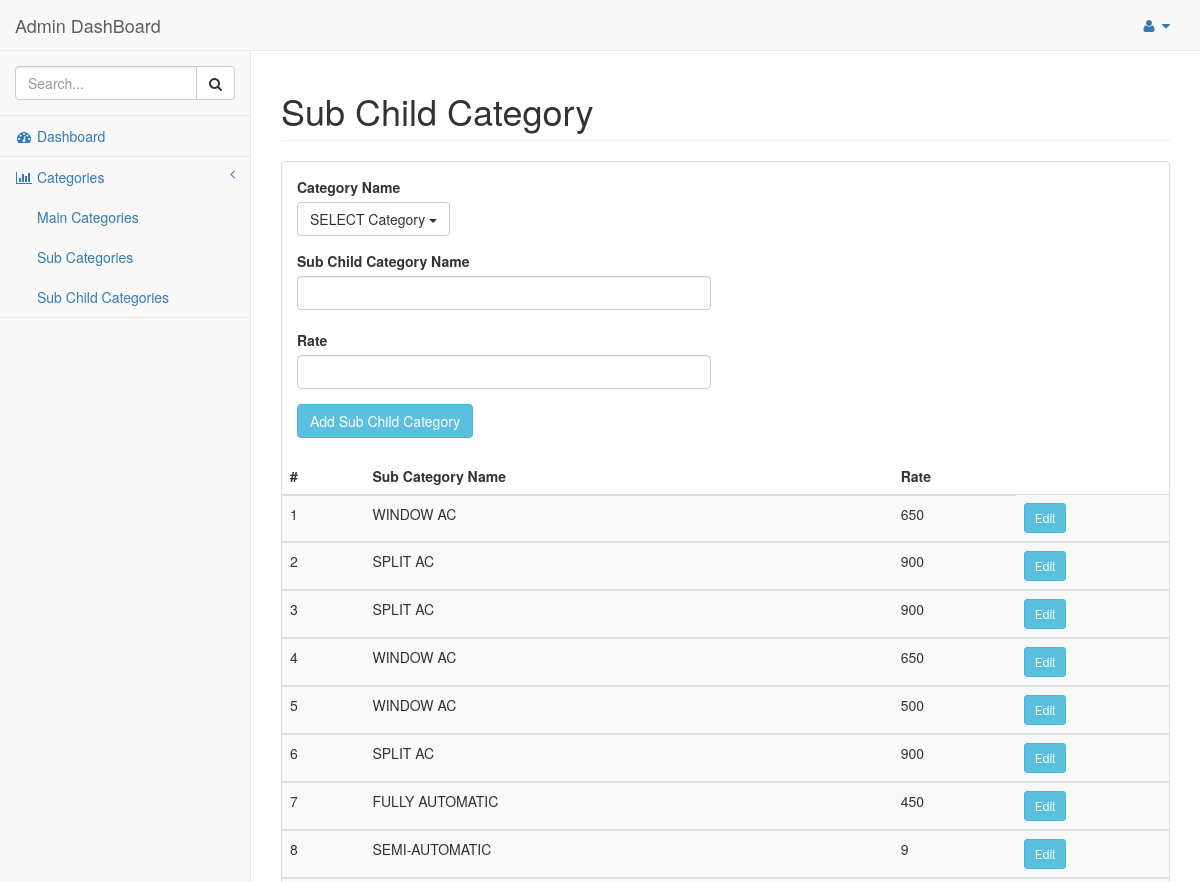
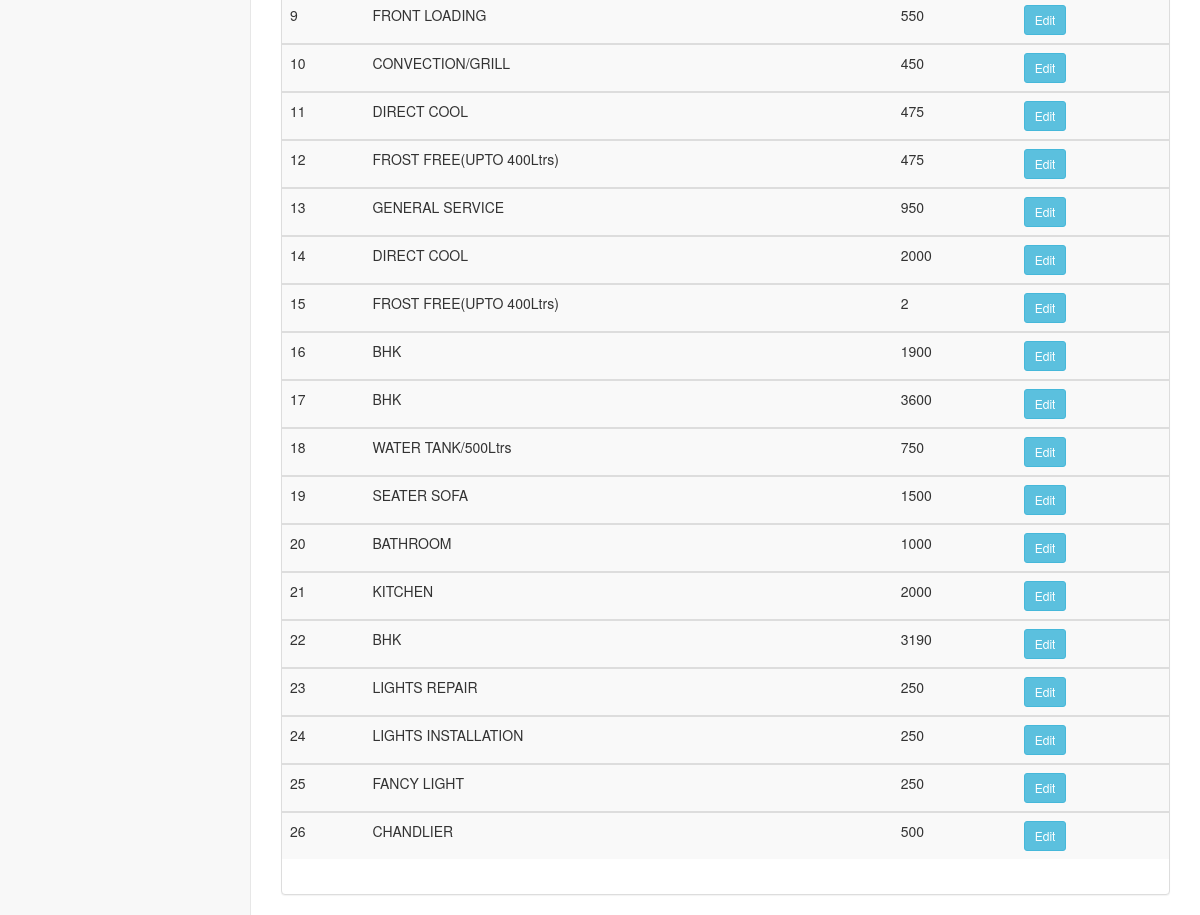
The app's page /subChildCategory.php (signed in) with its own data (2 pictures, top to bottom).
### tables this page shows
CREATE TABLE `sub_child_categories` (
  `id` int(11) NOT NULL,
  `sub_category_id` int(11) NOT NULL,
  `sub_child_category_name` varchar(100) NOT NULL,
  `rate` double NOT NULL
);

### classes/connectionClass.php (called while the page is built, shortened)
<?php
   	class connection {
   	   		public function __construct() {
   				$this->con = mysqli_connect(DB_SERVER,DB_USERNAME,DB_PASSWORD,DB_DATABASE);
   		}
   }
?>

### classes/servicesClass.php (called while the page is built, shortened)
<?php
	include_once 'connectionClass.php';
	class Service extends connection {
		public function allSubChildCategories(){
			$query = mysqli_query($this->con,"SELECT * from sub_child_categories");
			return $query;
		}
	}
 ?>

### subChildCategory.php (the view, shortened to what this page needs)
<?php
    include 'header.php';
    include 'sidebar.php';
    include 'classes/servicesClass.php';
?>
 <div id="page-wrapper">
            <div class="row">
                <div class="col-lg-12">
                    <h1 class="page-header">Sub Child Category</h1>
                </div>
            </div>
         <div class="row">
                <div class="col-lg-12">
                    <div class="panel panel-default">
                         <div class="panel-body">
                                <div class="row">
                                     <div class="col-lg-6">
                                             <div class="form-group">
                                                    <label class="control-label" for="inputSuccess">Category Name</label>
                                                    <div class="dropdown">
                                                        <button id="buttonname" class="btn btn-default dropdown-toggle" type="button" data-toggle="dropdown"><span id="hash">SELECT Category</span>
                                                        <span class="caret"></span></button>
                                                      </div>
                                                    </div>
                                             <form  method="post" role="form" action="subChildCategory.php">
                                                    <div class="form-group has-info">
                                                        <label class="control-label" for="inputSuccess">Sub Child Category Name</label>
                                                        <input type="text" class="form-control" id="inputSuccess" name="sub_child_category_name">
                                                        <br>
                                                       <div class="form-group">
                                                            <label class="control-label" for="inputSuccess">Rate</label>
                                                            <input type="text" class="form-control" id="inputSuccess" name="rate">
                                                       </div>
                                                    </div>
                                                        <input type="submit" class="btn btn-info" name="submit" value="Add Sub Child Category">
                                            </form>
                                            <br>
                                        </div>
                                            <div class="row">
                                            <div class="col-lg-12">
                                                <div class="table-responsive">
                                            <table class="table table-striped">
                                                <thead>
                                                    <tr>
                                                        <th>#</th>
                                                        <th>Sub Category Name</th>
                                                        <th>Rate</th>
                                                    </tr>
                                                </thead>
                                                <tbody>
                                                   <?php
                                                        $allcatObj = new Service;
                                                        $result = $allcatObj->allSubChildCategories();
                                                       $i=1;
                                                        while ($out=mysqli_fetch_array($result)) {
                                                      ?>
                                                      <tr>
                                                      <td><?php echo $i;?></td>
                                                          <td><?php
                                                           echo $out['sub_child_category_name'];
                                                           $cname=$out['sub_child_category_name'];
                                                          ?></td>
                                                        <td>
                                                            <?php echo $out['rate'];?>
                                                        </td>
                                                        <td>
                                                        <a style="color:white;" href="editCategory.php?id=<?php echo $cname;?>&desc=<?php echo $cdes?>">
                                                            <button id="edit" class="btn btn-sm btn-info">
                                                                    Edit
                                                            </button>
                                                         </a>
                                                        </td>
                                                    </tr>
                                                </tbody>
                                    <?php
                                        $i++;
                                          }
                                    ?>
                                            </table>
                            </div>
                                            </div>
                                        </div>
                                    </div>
                             </div>
                     </div>
            </div>
        </div>
</div>
<?php
    include 'footer.php';
 ?>

### records on screen
sub_child_categories: sub_child_category_name "WINDOW AC", rate "650"
sub_child_categories: sub_child_category_name "SPLIT AC", rate "900"
sub_child_categories: sub_child_category_name "SPLIT AC", rate "900"
sub_child_categories: sub_child_category_name "WINDOW AC", rate "650"
sub_child_categories: sub_child_category_name "WINDOW AC", rate "500"
sub_child_categories: sub_child_category_name "SPLIT AC", rate "900"
sub_child_categories: sub_child_category_name "FULLY AUTOMATIC", rate "450"
sub_child_categories: sub_child_category_name "SEMI-AUTOMATIC", rate "9"
sub_child_categories: sub_child_category_name "FRONT LOADING", rate "550"
sub_child_categories: sub_child_category_name "CONVECTION/GRILL", rate "450"
sub_child_categories: sub_child_category_name "DIRECT COOL", rate "475"
sub_child_categories: sub_child_category_name "FROST FREE(UPTO 400Ltrs)", rate "475"
sub_child_categories: sub_child_category_name "GENERAL SERVICE", rate "950"
sub_child_categories: sub_child_category_name "DIRECT COOL", rate "2000"
sub_child_categories: sub_child_category_name "FROST FREE(UPTO 400Ltrs)", rate "2"
sub_child_categories: sub_child_category_name "BHK", rate "1900"
sub_child_categories: sub_child_category_name "BHK", rate "3600"
sub_child_categories: sub_child_category_name "WATER TANK/500Ltrs", rate "750"
sub_child_categories: sub_child_category_name "SEATER SOFA", rate "1500"
sub_child_categories: sub_child_category_name "BATHROOM", rate "1000"
sub_child_categories: sub_child_category_name "KITCHEN", rate "2000"
sub_child_categories: sub_child_category_name "BHK", rate "3190"
sub_child_categories: sub_child_category_name "LIGHTS REPAIR", rate "250"
sub_child_categories: sub_child_category_name "LIGHTS INSTALLATION", rate "250"
sub_child_categories: sub_child_category_name "FANCY LIGHT", rate "250"
sub_child_categories: sub_child_category_name "CHANDLIER", rate "500"
